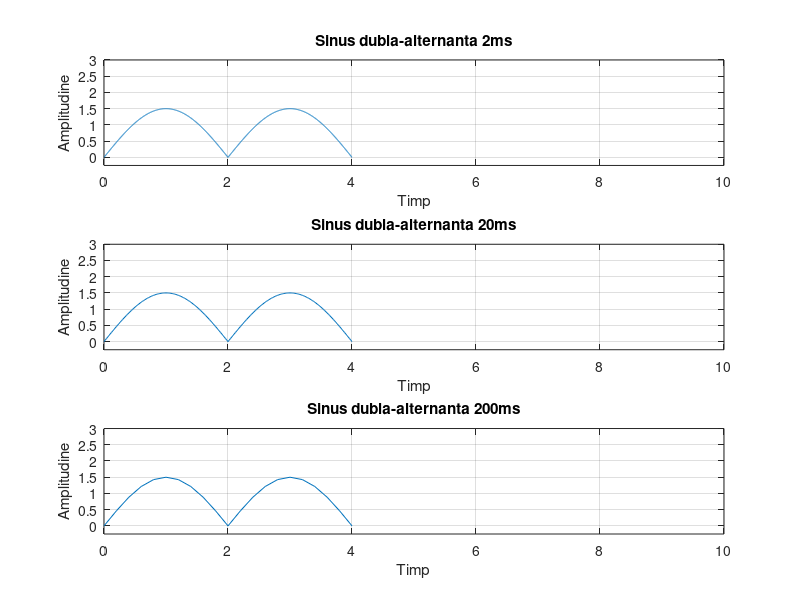

This chart was generated by the following MATLAB code:
clc;
clear all;

T = 4;                                  %Perioada
t = 0:0.002:T;                          %Domeniu timp
y = abs(1.5 * sin(2*pi*0.25*t));        %Generare sin redresat cu ajutorul valorii absolute
subplot(3,1,1)
plot(t,y)
axis([0 10 -0.25 3])
xlabel('Timp')
ylabel('Amplitudine')
title('Sinus dubla-alternanta 2ms')
grid

t = 0:0.02:T;
y = abs(1.5 * sin(2*pi*0.25*t));
subplot(3,1,2)
plot(t,y)
axis([0 10 -0.25 3])
xlabel('Timp')
ylabel('Amplitudine')
title('Sinus dubla-alternanta 20ms')
grid

t = 0:0.2:T;
y = abs(1.5 * sin(2*pi*0.25*t));
subplot(3,1,3)
plot(t,y)
axis([0 10 -0.25 3])
xlabel('Timp')
ylabel('Amplitudine')
title('Sinus dubla-alternanta 200ms')
grid